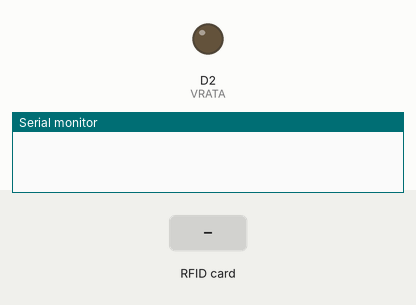
This sketch was run on a simulated ESP8266 (NodeMCU). Shown: output pins drawn as LEDs (lit = HIGH), the last lines printed to the serial monitor. Inputs (shaded band) come from the test bench. WiFi joins after 1.5 s; servers stay silent unless stated; random numbers use the default seed unless the sketch sets one; no MQTT or app messages arrive unless stated.

Above: at 3.7 s.
3.8 s: RFID card C5 2A 01 14 held to the reader
At 4.3 s:
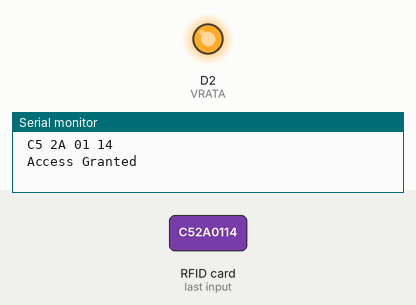
Timing chart, 0 to 10.3 s (numbered marks = the images above; inputs shaded):
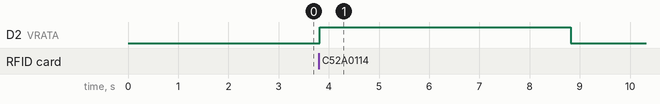

Measured:
- after the input at 3.8 s, D2 (VRATA): LOW → HIGH at once, → LOW 5.0 s later

The sketch:

RFID.ino
```cpp
#define SS_PIN D0  //D2
#define RST_PIN D1 //D1

#include <SPI.h>
#include <MFRC522.h>
#include <ESP8266WiFi.h>
#include <PubSubClient.h>


const char* ssid = "DB Automatika";
const char* password = "262751838";
const char* mqtt_server = "192.168.0.100";

WiFiClient espClient;
PubSubClient client(espClient);

MFRC522 mfrc522(SS_PIN, RST_PIN);   // Create MFRC522 instance.
int statuss = 0;
int out = 0;

int VRATA = D2;

String tag1 = "C5 2A 01 14";
String tag2 = "C5 2A 01 14";
String tag3 = "C5 2A 01 14";
String tag4 = "C5 2A 01 14";
String tag5 = "C5 2A 01 14";
String tag6 = "C5 2A 01 14";
String tag7 = "C5 2A 01 14";
String tag8 = "C5 2A 01 14";
String tag9 = "C5 2A 01 14";
String tag10 = "C5 2A 01 14";

void setup_wifi() {
    delay(1000);
    WiFi.begin(ssid, password);
    while (WiFi.status() != WL_CONNECTED){
      delay(500);
    }
    randomSeed(micros());
}

void callback(char* topic, byte* payload, unsigned int length)
{
  char p =(char)payload[0];//-'0'
  String str(topic);

  if (str =="bozaSub/kuca/node3/vrata"){
    if(p=='1'){
      digitalWrite(VRATA,HIGH);
      client.publish("bozaSub/kuca/node3/vrata/stanje", String("1").c_str(), false);
      delay(5000);
      digitalWrite(VRATA,LOW);
      client.publish("bozaSub/kuca/node3/vrata/stanje", String("0").c_str(), false);
    }
    else if(p=='0'){
      if(digitalRead(VRATA)==HIGH){
        digitalWrite(VRATA,LOW);
        client.publish("bozaSub/kuca/node3/vrata/stanje", String("0").c_str(), false);
      }
    }
  }
  else if (str =="bozaSub/kuca/node1/stanje"){
    if(p=='s'){
      if(digitalRead(VRATA)==HIGH)client.publish("bozaSub/kuca/node3/vrata/stanje", String("1").c_str(), false);
      else client.publish("bozaSub/kuca/node3/vrata/stanje", String("0").c_str(), false);
    }
  }
  else if (str =="bozaSub/kuca/node3/tag1/stanje"){
    if(p=='s'){
      client.publish("bozaSub/kuca/node3/vrata/stanje", String(tag1).c_str(), false);
    }
  }
  else if (str =="bozaSub/kuca/node3/tag2"){
    char msg[15];
    for(int i=0;i<length;i++)
    {
      Serial.print((char)payload[i]);
      msg[i]=(char)payload[i];
    }
  }
}

void reconnect() {
  while (!client.connected())
  {
    String clientId = "ESP8266Client-";
    clientId += String(random(0xffff), HEX);
    if (client.connect(clientId.c_str()))
    {
      client.subscribe("bozaSub/kuca/#");
    } else {
      delay(5000);
    }
  }
}

void setup() {
  Serial.begin(9600);

  setup_wifi();
  client.setServer(mqtt_server, 1883);
  client.setCallback(callback);

//rfid
  Serial.begin(9600);
  SPI.begin();
  mfrc522.PCD_Init();

  //izlaz
  pinMode(VRATA,OUTPUT);
}

void loop() {
  if (!client.connected()) {
    reconnect();
  }
  client.loop();


  if ( ! mfrc522.PICC_IsNewCardPresent()) return;
  if ( ! mfrc522.PICC_ReadCardSerial()) return;

  String content= "";
  byte letter;
  for (byte i = 0; i < mfrc522.uid.size; i++)
  {
     Serial.print(mfrc522.uid.uidByte[i] < 0x10 ? " 0" : " ");
     Serial.print(mfrc522.uid.uidByte[i], HEX);
     content.concat(String(mfrc522.uid.uidByte[i] < 0x10 ? " 0" : " "));
     content.concat(String(mfrc522.uid.uidByte[i], HEX));
  }
  content.toUpperCase();
  Serial.println();
  if (content.substring(1) == tag1 || content.substring(1) == tag2 || content.substring(1) == tag3 ||content.substring(1) == tag4 || content.substring(1) == tag5 || content.substring(1) == tag6 || content.substring(1) == tag7 || content.substring(1) == tag8 || content.substring(1) == tag9 || content.substring(1) == tag10)
  {
    Serial.println(" Access Granted ");
    Serial.println();
    statuss = 1;
    client.publish("bozaSub/kuca/node3/vrata/stanje", String("1").c_str(), false);
    digitalWrite(VRATA,HIGH);
    delay(5000);
    digitalWrite(VRATA,LOW);
    client.publish("bozaSub/kuca/node3/vrata/stanje", String("0").c_str(), false);
  }
  else
    delay(1000);
}
```
